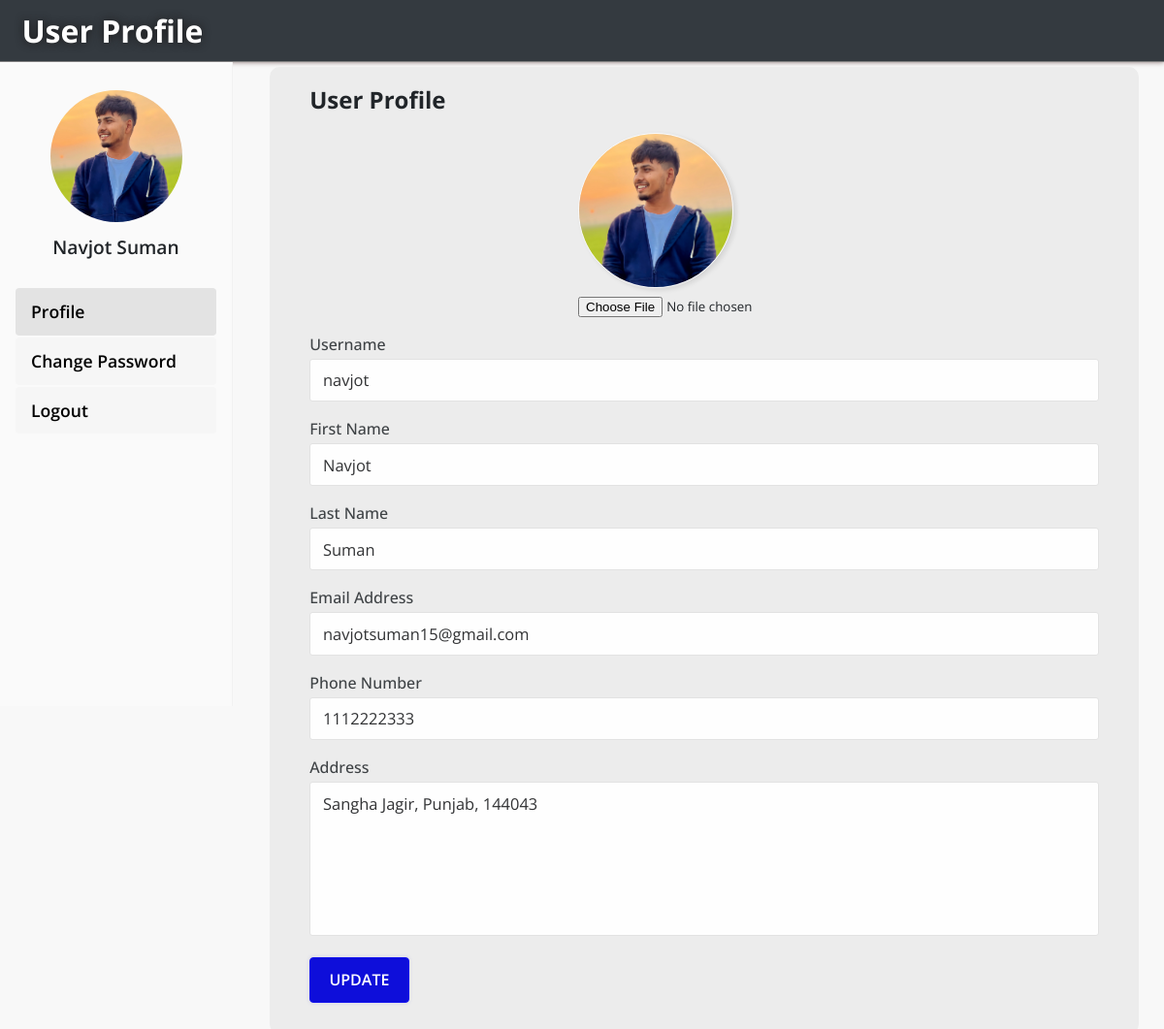
Page /userProfile.php (signed in) on the earlier database version.
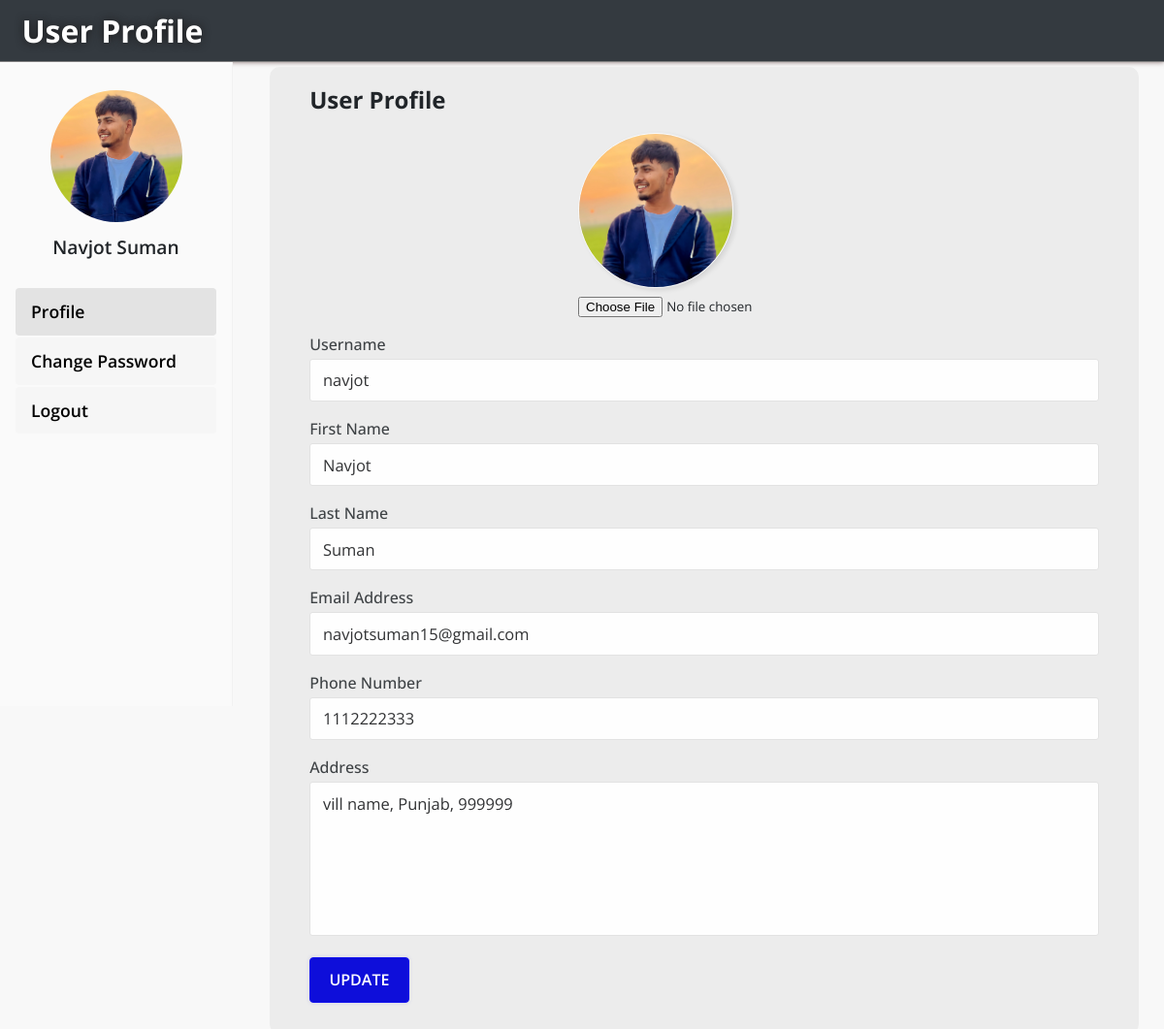
Same page on the later database version.
### tables this page shows
CREATE TABLE `users` (
  `u_id` int(11) NOT NULL,
  `username` varchar(222) NOT NULL,
  `f_name` varchar(222) NOT NULL,
  `l_name` varchar(222) NOT NULL,
  `email` varchar(222) NOT NULL,
  `phone` varchar(222) NOT NULL,
  `password` varchar(222) NOT NULL,
  `address` text NOT NULL,
  `status` int(11) NOT NULL DEFAULT 1,
  `image` varchar(100) NOT NULL DEFAULT '0.jpg',
  `date` timestamp NOT NULL DEFAULT current_timestamp()
);

### userProfile.php (the view, shortened to what this page needs)
<!DOCTYPE html>
<html lang="en">
<?php
require 'connection/_dbconnect.php';
$uid = $_SESSION['user_id'];
$sql = "SELECT * FROM `users` WHERE `u_id` = $uid";
$result = mysqli_query($conn, $sql);
if ($result) {
    $row = mysqli_num_rows($result);
    if ($row == 1) {
        $row = mysqli_fetch_assoc($result);
        $username = $row['username'];
        $fname = $row['f_name'];
        $lname = $row['l_name'];
        $email = $row['email'];
        $phone = $row['phone'];
        $address = $row['address'];
        $image = $row['image'];
    }
}
?>
<head>
    <link rel="stylesheet" href="css/userProfile.css">
</head>
<body>
    <nav class="navbar navbar-expand-lg navbar-dark bg-dark" style="border-bottom: 1px solid grey; box-shadow: 0 0 5px #7b6464f5; z-index:20;">
        <a href="index.php" class="navbar-brand" style="margin-left:1.4rem;">
            <h2 style="text-shadow: 0 0 10px #1b1919;">User Profile</h2>
        </a>
    </nav>
    <header>
        <div class="left_side">
            <div class="user_image">
                <a href="userProfile.php"><img src="images/user-profile/<?php echo $image; ?>" alt="" srcset="" class="left_side-picture"></a>
                <span><?php echo $fname, " ", $lname; ?></span>
            </div>
            <div class="user_navbar">
                <a href="userProfile.php" class="user_navbar-selected">Profile</a>
                <a href="changePassword.php">Change Password</a>
                <a href="logout.php" class="user_navbar-logout">Logout</a>
            </div>
        </div>
        <div class="right_side">
            <div class="form">
                <div class="form_heading">
                    <h2>User Profile</h2>
                </div>
                <form action="" method="post" enctype="multipart/form-data">
                    <div class="update_profile">
                        <img src="images/user-profile/<?php echo $image; ?>" alt="" srcset=""><br>
                        <input type="file" name="image" id="image"><br>
                    </div>
                    <div class="username">
                        <label for="username">Username</label>
                        <input type="text" name="username" id="username" value="<?php echo $username; ?>" placeholder="Username" class="input-box" required>
                    </div>
                    <div class="flname">
                        <div class="fname">
                            <label for="fname">First Name</label>
                            <input type="text" name="fname" id="fname" value="<?php echo $fname; ?>" placeholder="First Name" class="input-box" required>
                        </div>
                        <div class="lname">
                            <label for="lname">Last Name</label>
                            <input type="text" name="lname" id="lname" value="<?php echo $lname; ?>" class="input-box" placeholder="Last Name" required>
                        </div>
                    </div>
                    <div class="email-phone">
                        <div class="email">
                            <label for="email">Email Address</label>
                            <input type="email" name="email" id="email" value="<?php echo $email; ?>" placeholder="xyz@example.com" class="input-box" required>
                        </div>
                        <div class="phone">
                            <label for="phone">Phone Number</label>
                            <input type="number" name="phone" id="phone" value="<?php echo $phone; ?>" placeholder="Phone Number" class="input-box" required>
                        </div>
                    </div>
                    <div class="address">
                        <label for="address">Address</label><br>
                        <textarea name="address" id="address" cols="30" rows="6" placeholder="Address" value="" required><?php echo $address; ?></textarea>
                    </div>
                    <div class="button">
                        <div class="update">
                            <button type="submit" class="update update-btn" name="update">UPDATE</button>
                        </div>
                    </div>
                </form>
            </div>
        </div>
    </header>
</body>
</html>

### css/userProfile.css (style rules this page uses)
* { margin: 0; padding: 0; border: 0; outline: 0; text-decoration: none !important; list-style: none; box-sizing: border-box; font-family: "Open Sans", sans-serif; }
body { color: #212529; background-color: rgb(248, 248, 248); line-height: 1.5; font-weight: 400; }
header { display: grid !important; grid-template-columns: 20% 79%; gap: 1%; }
nav { background-color: #343a40; border-bottom: 1px solid grey; box-shadow: 0 0 5px #7b6464f5; height: 4rem; z-index: 20; display: flex; align-items: center; }
nav a { margin-left: 1.4rem; color: white; display: flex; align-items: center; }
nav a h2 { font-weight: 700; font-size: 2rem; text-shadow: 0 0 10px #1b1919; }
header .left_side { padding: 1.8rem 1rem; background-color: #fafafa; height: 83vh; width: 100%; border-right: 1px solid #f2f2f2; }
.user_image { display: flex; flex-direction: column; align-items: center; gap: .4rem; margin-bottom: 1.7rem; }
.user_image span { font-weight: 600; font-size: 1.2rem; }
.left_side-picture { width: 8.5rem; border-radius: 50%; }
.user_navbar { display: flex; flex-direction: column; gap: 2px; }
.user_navbar a { background-color: #f6f6f6; padding: .7rem 1rem; border-radius: 4px; font-weight: 600; font-size: 1.1rem; color: black; cursor: pointer; transition: all 200ms ease; }
.user_navbar-selected { background-color: #e3e3e3 !important; }
.right_side { background-color: rgb(236, 236, 236); padding: 1rem 2.6rem; margin: .3rem 1.6rem; border-radius: 10px; z-index: 21; }
.right_side div { margin-bottom: 1rem; }
.update_profile { width: fit-content; margin: 0 auto; }
.right_side .update_profile img { width: 10rem; border-radius: 50%; border: 1px solid #fafafa; box-shadow: 3px 2px 5px rgba(0, 0, 0, 0.1); }
label { font-weight: 500; font-size: 1rem; color: #3e4245; }
.input-box { width: 100%; padding: .6rem .8rem; border-radius: 3px; font-size: 1.03rem; font-weight: 400; margin-top: .19rem; color: #313234; border: 1px solid #e2e2e2; background-color: rgb(254, 254, 254); transition: all 200ms ease; }
textarea { width: 100%; padding: .6rem .8rem; border-radius: 3px; font-size: 1.03rem; font-weight: 400; resize: none !important; margin-top: .2rem; color: #313234; border: 1px solid #e2e2e2; background-color: rgb(254, 254, 254); transition: all 200ms ease; }
.update-btn { background-color: #0e0eda; padding: .7rem 1.2rem; border-radius: 4px; font-size: 1rem; font-weight: 600; color: white; border: 1px solid #1313ed; box-shadow: 0 0 5px rgba(10, 10, 209, 0.107); transition: all 400ms ease; cursor: pointer; }

Differences in the rows shown:
changed users "Navjot": address "Sangha Jagir, Punjab, 144043" → "vill name, Punjab, 999999"
